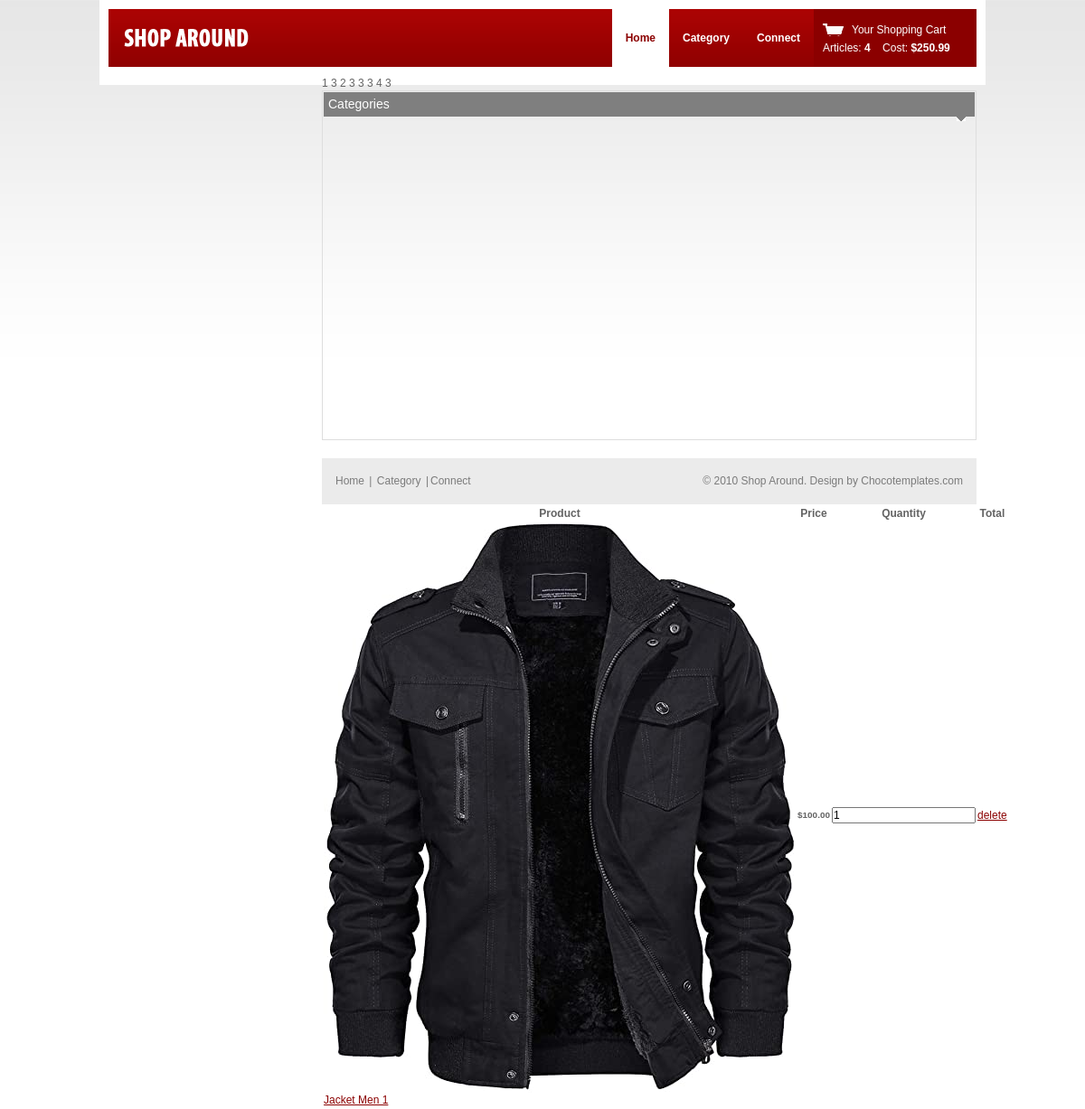
Page /cartitem/ (signed in) on the committed database.
### product/models.py (models this page shows, shortened)
class order(models.Model):
    productid = models.IntegerField()
    user_id = models.IntegerField()
    num =models.IntegerField()

class product(models.Model):
    name = models.CharField(max_length=150)
    description = models.TextField()
    image = models.ImageField()
    price = models.DecimalField(max_digits=10,decimal_places=2)
    category_id = models.ForeignKey(category,on_delete=models.CASCADE)

### product/views.py (the view)
# urls.py: path('cartitem/', views.cartitem, name='cartitem'),
@login_required(login_url='/login/')
def cartitem(request):
    quantity = 0
    price =0
    products = product.objects.all()
    orderss = order.objects.filter(user_id=request.user.id)
    for v in orderss:
        quantity=quantity+int(v.num)
        for f in product.objects.all():
            if v.productid ==f.id:
                price =price +(int(f.price)*int(v.num))
    return render(request, 'pages/cartitem.html',{"products":products,'quantity':quantity,"price":price,"orders":orderss})

### templates/pages/cartitem.html (shortened to what this page needs)
{% load static %}
<!DOCTYPE html PUBLIC "-//W3C//DTD XHTML 1.0 Transitional//EN" "http://www.w3.org/TR/xhtml1/DTD/xhtml1-transitional.dtd">
<html xmlns="http://www.w3.org/1999/xhtml">
<head>
<link rel="stylesheet" href="{%static 'css/style.css'%}" type="text/css" media="all" />
</head>
<body>
<div class="shell">
  <div id="header">
    <h1 id="logo"><a href="#">shoparound</a></h1>
    <div id="cart"> <a href="#" class="cart-link">Your Shopping Cart</a>
      <span>Articles: <strong>4</strong></span> &nbsp;&nbsp; <span>Cost: <strong>$250.99</strong></span> </div>
    <div id="navigation">
      <ul>
        <li><a href="home.html" class="active">Home</a></li>
        <li><a href="#">Category</a></li>
        <li><a href="#">Connect</a></li>
      </ul>
    </div>
  </div>
  <div id="main">
    <div id="content">
      <div class="products">
        <table class="table">
            <thead>
              <tr>
                <th scope="col">Product</th>
                <th scope="col">Price</th>
                <th scope="col">Quantity</th>
                <th scope="col">Total</th>
              </tr>
            </thead>
    <tbody>
        {% for product in products %}
        {% for order in orders %}
        {% if product.id == order.productid %}
        <tr>
            <td>
              <div class="media">
                <div class="d-flex">
                  <img src="{{product.image.url}}" alt="" />
                </div>
                <div class="media-body">
                  <a href="/product/{{product.id}}"><p>{{product.name}}</p></a>
                </div>
              </div>
            </td>
            <td>
              <h5>${{product.price}}</h5>
            </td>
            <td>
              <div class="product_count">
                <input class="input-number" type="text" value="{{order.num}}" >
              </div>
            </td>
            <td>
            <a href="/deleteitem/{{order.id}}">delete</a>
            </td>
        {%endif%}
        {%endfor%}
        {%endfor%}
    </tbody>
      </div>
    </div>
      <div class="box categories">
        <h2>Categories <span></span></h2>
        <div class="box-content">
        </div>
      </div>
    </div>
  </div>
  <div id="footer">
    <p class="left"> <a href="#">Home</a> <span>|</span> <a href="#">Category</a> <span>|</span><a href="#">Connect</a> </p>
    <p class="right"> &copy; 2010 Shop Around. Design by <a href="http://chocotemplates.com">Chocotemplates.com</a> </p>
  </div>
</body>
</html>

### product/static/css/style.css (style rules this page uses)
* { padding:0; margin:0; outline:0; }
body { background:#fff url(images/body.gif) repeat-x 0 0; font-family: "Trebuchet MS", Arial, sans-serif; font-size:12px; line-height:16px; color:#636363; }
input, textarea, select { font-family: "Trebuchet MS", Arial, sans-serif; font-size:12px; }
a { color:#8b0000; text-decoration: underline; cursor:pointer; }
.left, .alignleft { float:left; display:inline; }
.right, .alignright { float:right; display:inline; }
h2 { font-size:14px; line-height:16px; }
h1#logo { font-size:0; line-height:0; width:156px; height:64px; float:left; }
h1#logo a { display:block; height:64px; text-indent: -4000px; background:url(images/logo.gif); }
.shell { width:960px; margin:0 auto; padding:10px; background:#fff; }
#header { height:64px; background:url(images/header.gif); position:relative; }
#navigation { float:right; white-space:nowrap; }
#navigation ul { list-style-type: none; height:64px; font-weight: bold; float:left; }
#navigation ul li { float:left; display:inline; }
#navigation ul li a { float:left; height:64px; line-height:64px; text-decoration: none; color:#fff; padding:0 15px; }
#navigation ul li a.active, #navigation ul li a:hover { background:#fff; color:#8b0000; }
#cart { float:right; width:160px; top:0; right:0; height:51px; background:#8b0000; color:#fff; padding:13px 10px 0 10px; white-space:nowrap; line-height:20px; }
a.cart-link { color:#fff; background:url(images/cart-link.gif) no-repeat 0 0; padding:0 0 0 32px; text-decoration: none; }
#content { float:right; width:724px; }
#main { padding:10px 0 0 0; }
.box { padding:1px; border:solid 1px #dedede; margin-bottom:10px; }
.box h2 { background:#7f7f7f; color:#fff; font-weight: normal; padding:0 5px; position:relative; height:27px; line-height:27px; }
.box h2 span { position:absolute; width:10px; height:5px; background:url(images/h2-arr.gif); top:27px; right:10px; font-size:0; line-height:0; }
.box-content { padding:5px; }
.categories { min-height:383px; }
#footer { height:51px; background:#ebebeb; white-space:nowrap; line-height:50px; padding:0 15px; color:#7b7b7b; margin-top:10px; }
#footer a { color:#7b7b7b; text-decoration: none; }
#footer span { padding:0 2px; }

### rows in the picture
product: name "Jacket Men 1", price "100.00"
order: image (picture), num "1"
